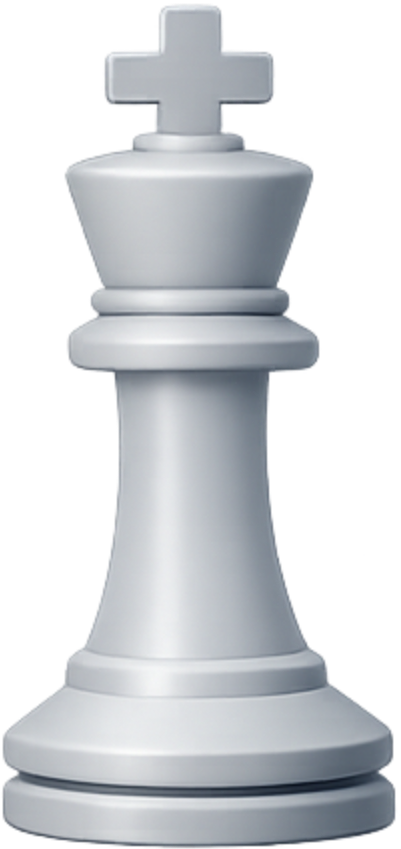
#> input picture assets/pieces/classic_3d/king.png, 401 x 849 px
$ python -i ui_screen.py   (imports and definitions only)
#> lines starting #> are read from the running program, lines starting #| are printed output that depends on the picture; after the words box and inside, x2 and y2 are one past the last pixel; in counts of white or black regions, pixels touching at a corner belong together
### app/paths.py
"""Path helpers for source runs and PyInstaller builds."""
from __future__ import annotations

import os
import sys
from pathlib import Path


APP_NAME = "Chess Studio"
PROJECT_ROOT = Path(__file__).resolve().parent.parent


def resource_path(*parts: str) -> Path:
    """Return a bundled read-only resource path."""
    if getattr(sys, "frozen", False) and hasattr(sys, "_MEIPASS"):
        return Path(sys._MEIPASS).joinpath(*parts)
    return PROJECT_ROOT.joinpath(*parts)


def user_data_path(*parts: str) -> Path:
    """Return a writable app data path, preserving source-run save locations."""
    if not getattr(sys, "frozen", False):
        return PROJECT_ROOT.joinpath(*parts)

    if sys.platform == "win32":
        base = Path(os.environ.get("APPDATA", Path.home() / "AppData" / "Roaming"))
    elif sys.platform == "darwin":
        base = Path.home() / "Library" / "Application Support"
    else:
        base = Path(os.environ.get("XDG_DATA_HOME", Path.home() / ".local" / "share"))

    return base / APP_NAME / Path(*parts)

### app/ui_screen.py
"""Tkinter screen layouts and interaction handlers for the chess UI."""
from __future__ import annotations

import platform
import time
import tkinter as tk
from pathlib import Path
from tkinter import messagebox

try:
    from PIL import Image, ImageChops, ImageDraw, ImageFilter, ImageOps, ImageTk

    PIL_AVAILABLE = True
except ImportError:
    Image = None
    ImageChops = None
    ImageDraw = None
    ImageFilter = None
    ImageOps = None
    ImageTk = None
    PIL_AVAILABLE = False

from app.persistence import has_saved_match
from app.paths import resource_path
from app.scoreboard import rank_window
from app.sound import play_sound
from game.ai import (
    AI_DIFFICULTY_LABELS,
    choose_ai_move_for_difficulty,
    normalize_ai_difficulty,
)
from game.board import piece_at
from game.coords import Coord, FILES, index_to_algebraic
from game.game_models import MoveRecord
from game.pieces import PROMOTION_CHOICES
from game.variants import GAME_VARIANT_LABELS, normalize_game_variant
from game.rules import (
    find_king,
    is_in_check,
    is_promotion_move,
    legal_moves_for_piece,
    make_move,
    piece_belongs_to_player,
)


SCREEN_BG = "#0D0A07"
CARD_BG = "#130D09"
PANEL_BG = "#19110B"
PANEL_SOFT_BG = "#21160E"
PANEL_DEEP_BG = "#120C08"
LIGHT_SQUARE = "#D8B56A"
DARK_SQUARE = "#4A2A0A"
SELECTED_SQUARE = "#C88A34"
MOVE_HINT_SQUARE = "#BBA067"
LAST_MOVE_FROM_SQUARE = "#826A43"
LAST_MOVE_TO_SQUARE = "#B0713B"
CHECK_SQUARE = "#9F3C2F"
TEXT_PRIMARY = "#F1DFC0"
TEXT_MUTED = "#C9B89A"
TEXT_SOFT = "#9F8B68"
BUTTON_BG = "#7D531F"
BUTTON_ALT_BG = "#2A1A0E"
BUTTON_SUCCESS_BG = "#3C2713"
BUTTON_DANGER_BG = "#5A1F18"
BORDER_COLOR = "#58412A"
NEON_BLUE = "#6E5A42"
NEON_CYAN = "#8D7353"
NEON_ORANGE = "#A66F2A"
NEON_GOLD = "#C89743"
NEON_RED = "#9F3C2F"
MIN_SQUARE_SIZE = 42
MAX_SQUARE_SIZE = 104
DEFAULT_SQUARE_SIZE = 64
ASSET_PIECE_DIR = resource_path("assets", "pieces")
CLASSIC_3D_DIR = ASSET_PIECE_DIR / "classic_3d"
VISIBLE_ALPHA_THRESHOLD = 24
COORD_TEXT = "#BCA884"
THEME_PANEL_BG = "#21160E"
THEME_CARD_BG = "#24180F"
THEME_CARD_ACTIVE_BG = "#5C3A18"
MODE_CARD_BG = "#24180F"
MODE_CARD_ACTIVE_BG = "#67461D"
BUTTON_DISABLED_BG = "#5C5750"
BUTTON_DISABLED_FG = "#C9C1B5"
PRIMARY_FONT_FAMILY = {
    "Darwin": "Helvetica Neue",
    "Windows": "Segoe UI",
    "Linux": "DejaVu Sans",
}.get(platform.system(), "Arial")
MONO_FONT_FAMILY = {
    "Darwin": "Menlo",
    "Windows": "Consolas",
    "Linux": "DejaVu Sans Mono",
}.get(platform.system(), "Courier New")
THEME_PRESETS = {
    "classic": {
        "label": "Black & White",
        "white_low": "#B8B8B8",
        "white_high": "#C4C4C4",
        "black_low": "#080808",
        "black_high": "#242424",
    },
    "wood": {
        "label": "Natural Wood",
        "white_low": "#8A4F18",
        "white_high": "#A86A2A",
        "black_low": "#241006",
        "black_high": "#4F240F",
    },
    "royal": {
        "label": "Gold",
        "white_low": "#7A4D0D",
        "white_high": "#A8751F",
        "black_low": "#3A2506",
        "black_high": "#65400D",
    },
    "forest": {
        "label": "Ivory",
        "white_low": "#A89262",
        "white_high": "#BCA875",
        "black_low": "#6F4F26",
        "black_high": "#8C6735",
    },
    "frost": {
        "label": "Silver",
        "white_low": "#8A8A8A",
        "white_high": "#A3A3A3",
        "black_low": "#333333",
        "black_high": "#5A5A5A",
    },
    "ruby": {
        "label": "Ruby",
        "white_low": "#3A0811",
        "white_high": "#B8324C",
        "black_low": "#160205",
        "black_high": "#5F1020",
    },
    "mint": {
        "label": "Emerald",
        "white_low": "#0B4A2B",
        "white_high": "#24985A",
        "black_low": "#041E13",
        "black_high": "#0F5C35",
    },
    "ember": {
        "label": "Copper",
        "white_low": "#6A2E0F",
        "white_high": "#9A4F22",
        "black_low": "#241006",
        "black_high": "#4F210D",
    },
}
THEME_ALIASES = {
    "black_white": "classic",
    "natural_wood": "wood",
    "gold": "royal",
    "ivory": "forest",
    "silver": "frost",
    "emerald": "mint",
    "copper": "ember",
}
BOARD_THEME_PRESETS = {
    "monochrome": {
        "label": "Black & White",
        "light": "#E8E8E8",
        "dark": "#2B2B2B",
    },
    "classic": {
        "label": "Classic",
        "light": "#F1E6C8",
        "dark": "#6F8F72",
    },
    "walnut": {
        "label": "Walnut",
        "light": "#E6C89F",
        "dark": "#7A4A2B",
    },
    "slate": {
        "label": "Slate",
        "light": "#D8E0E8",
        "dark": "#53687D",
    },
    "rosewood": {
        "label": "Rosewood",
        "light": "#EFD1CF",
        "dark": "#8F5662",
    },
    "desert": {
        "label": "Desert",
        "light": "#F0D69B",
        "dark": "#A87332",
    },
    "ocean": {
        "label": "Ocean",
        "light": "#D8EEF8",
        "dark": "#356F9A",
    },
}
BOARD_THEME_ALIASES = {
    "black_white": "monochrome",
}


def clamp_int(value: int, minimum: int, maximum: int) -> int:
    """Clamp one integer into an inclusive range."""
    return max(minimum, min(maximum, value))


# [42 lines left out: functions blend_hex, ui_font, compute_board_metrics, not called in this run]


def normalize_theme_name(theme_name: str) -> str:
    """Return a known theme name, falling back to the default."""
    normalized_name = THEME_ALIASES.get(theme_name, theme_name)
    return normalized_name if normalized_name in THEME_PRESETS else "classic"


# [10 lines left out: functions normalize_board_theme_name, get_board_square_colors, not called in this run]


def _tint_piece_image(image: Image.Image, low_color: str, high_color: str) -> Image.Image:
    """Tint the grayscale piece art while preserving alpha transparency."""
    alpha_channel = image.getchannel("A")
    grayscale = ImageOps.grayscale(image)
    tinted = ImageOps.colorize(grayscale, black=low_color, white=high_color).convert("RGBA")
    tinted.putalpha(alpha_channel)
    return tinted


# [29 lines left out: functions _hex_to_rgb, _relative_luminance, _contrast_ratio, not called in this run]


def _widen_piece_image(piece_image: Image.Image, icon_size: int) -> Image.Image:
    """Slightly widen thin pieces so they read better on the board."""
    if Image is None:
        return piece_image
    resampling = getattr(Image, "Resampling", Image)
    target_width = min(icon_size, max(piece_image.width, int(round(piece_image.width * 1.10))))
    if target_width <= piece_image.width:
        return piece_image
    return piece_image.resize((target_width, piece_image.height), resampling.LANCZOS)


# [8 lines left out: function _outlined_piece_image, not called in this run]


def _piece_contrast_variant(theme_name: str, piece_color: str, square_bg: str) -> str:
    """Always use the clean base image. No extra outline/shade."""
    return "base"


def _prepare_themed_piece_image(
    theme_name: str,
    color: str,
    kind: str,
    icon_size: int,
) -> Image.Image | None:
    """Load, crop, tint, and scale one piece image for a theme."""
#> called with theme_name = '../assets/pieces/classic_3d/bishop.png', color = 'white', kind = 'king', icon_size = 57
    theme = THEME_PRESETS[normalize_theme_name(theme_name)]
    candidate_names = (
        f"{kind}.png",
        f"{kind} {color}.png",
        f"{kind}_{color}.png",
    )
    candidate_dirs = (
        CLASSIC_3D_DIR,
        ASSET_PIECE_DIR,
    )

    image_path: Path | None = None
    for directory in candidate_dirs:
        for name in candidate_names:
            candidate = directory / name
            if candidate.exists():
                image_path = candidate
                break
        if image_path is not None:
            break

    if image_path is None:
        return None

    resampling = getattr(Image, "Resampling", Image)
    image = Image.open(image_path).convert("RGBA")
#> image is the input picture: PIL image 401x849 RGBA; mean R, G, B, A 92.1, 95.1, 98.5, 131.2

    alpha_channel = image.getchannel("A")
    visible_mask = alpha_channel.point(
        lambda alpha: 255 if alpha >= VISIBLE_ALPHA_THRESHOLD else 0
    )
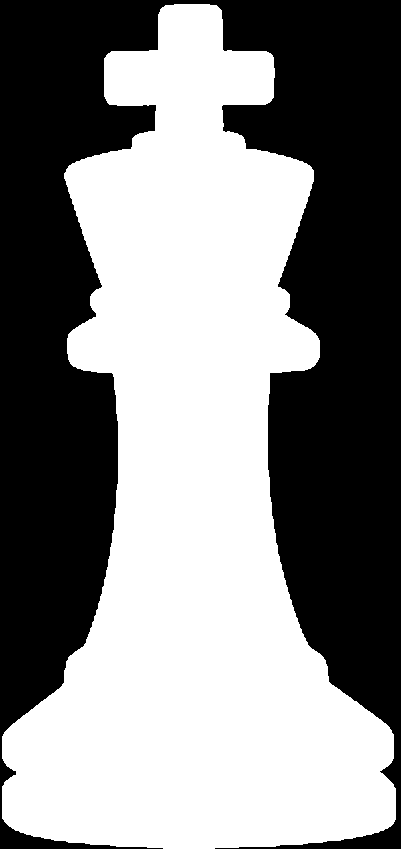
#> visible_mask: PIL image 401x849 L; 52.7% white; 1 black region, box (x1, y1, x2, y2) and area: (0, 0, 401, 849) 161150
    visible_box = visible_mask.getbbox() or alpha_channel.getbbox()
#> visible_box = (2, 4, 396, 849)

    if visible_box is not None:
        image = image.crop(visible_box)
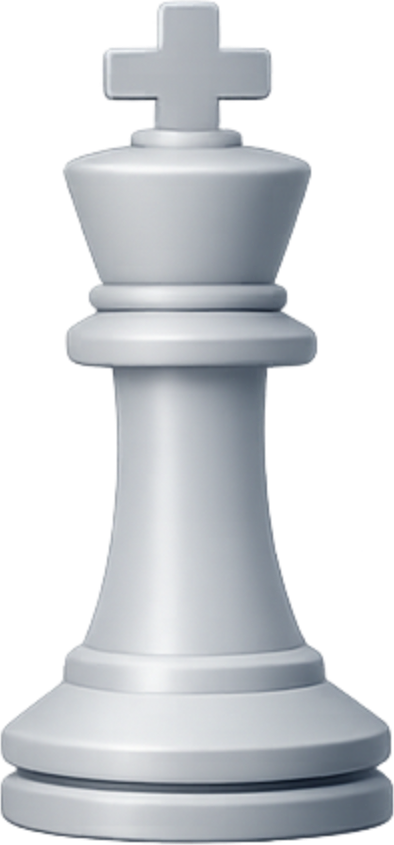
#> image: PIL image 394x845 RGBA; mean R, G, B, A 94.1, 97.2, 100.7, 134.1; transparent parts drawn white

    image = _tint_piece_image(
        image,
        theme[f"{color}_low"],
        theme[f"{color}_high"],
    )
#> in _tint_piece_image, `grayscale = ImageOps.grayscale(image)`:
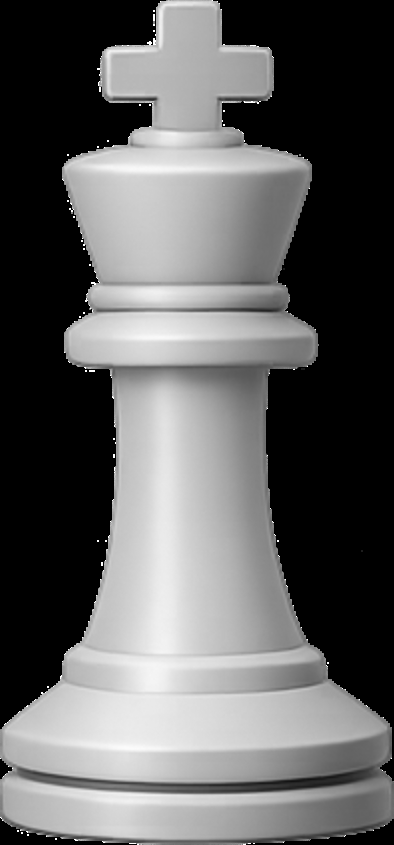
#> grayscale: PIL image 394x845 L; min 0, max 255, mean 96.7
#> in _tint_piece_image, `tinted = ImageOps.colorize(grayscale, black=low_color, white=high_colo..`:
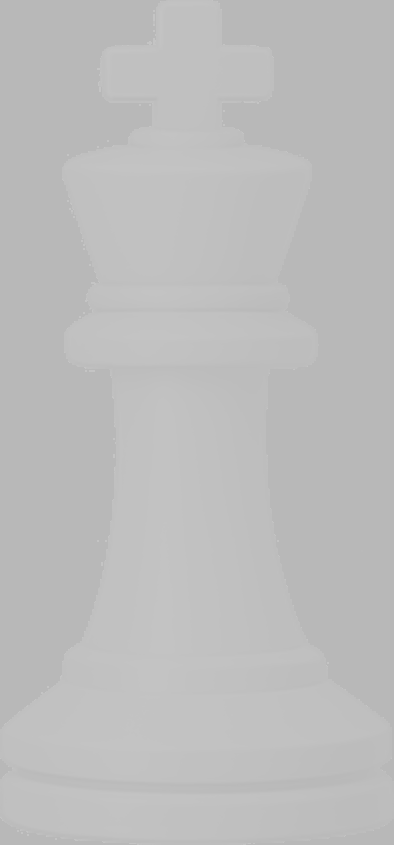
#> tinted: PIL image 394x845 RGBA; mean R, G, B, A 188.3, 188.3, 188.3, 255
#> in _tint_piece_image, `tinted.putalpha(alpha_channel)`:
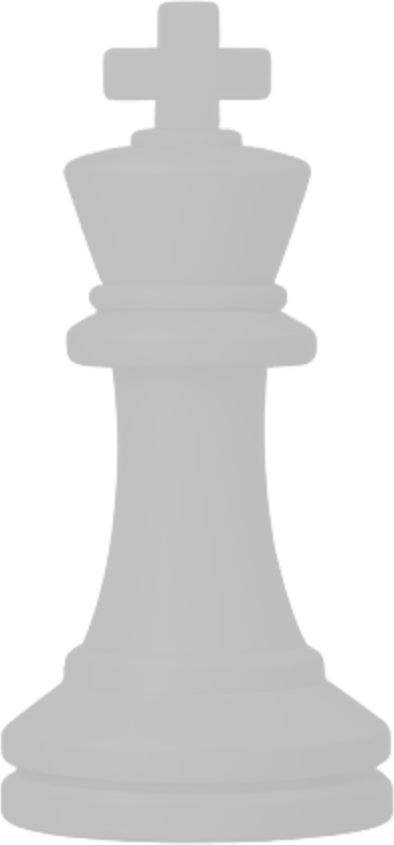
#> tinted: PIL image 394x845 RGBA; mean R, G, B, A 188.3, 188.3, 188.3, 134.1; transparent parts drawn white

    image.thumbnail((icon_size, icon_size), resampling.LANCZOS)
#> image: PIL image 27x57 RGBA
    return _widen_piece_image(image, icon_size)
#> in _widen_piece_image, `return piece_image.resize((target_width, piece_image.height), resampli..`:
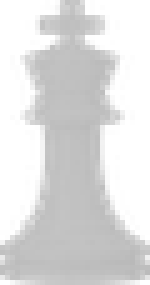
#> returned value: PIL image 30x57 RGBA (shown 5 times larger); mean R, G, B, A 131.7, 131.7, 131.7, 134.5; transparent parts drawn white


def load_piece_images(
    theme_name: str,
    square_size: int = DEFAULT_SQUARE_SIZE,
    icon_size: int | None = None,
) -> dict[tuple[str, str] | tuple[str, str, str], ImageTk.PhotoImage]:
    """Load clean piece art with no outline and no shadow."""
    if not PIL_AVAILABLE:
        return {}

    if icon_size is None:
        icon_size = clamp_int(int(square_size * 0.90), 32, 78)

    images: dict[tuple[str, str] | tuple[str, str, str], ImageTk.PhotoImage] = {}

    for color in ("white", "black"):
        for kind in ("king", "queen", "rook", "bishop", "knight", "pawn"):
            piece_image = _prepare_themed_piece_image(theme_name, color, kind, icon_size)

            if piece_image is None:
                continue

            canvas = Image.new("RGBA", (square_size, square_size), (0, 0, 0, 0))
#> canvas: PIL image 64x64 RGBA; every value is 0

            offset_x = (square_size - piece_image.width) // 2
#> offset_x = 17
            offset_y = square_size - piece_image.height - max(2, square_size // 14)
#> offset_y = 3

            canvas.paste(piece_image, (offset_x, offset_y), piece_image)
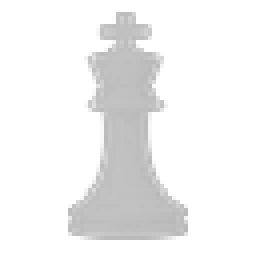
#> canvas: PIL image 64x64 RGBA (shown 4 times larger); mean R, G, B, A 42.5, 42.5, 42.5, 53.5; transparent parts drawn white

            photo_image = ImageTk.PhotoImage(canvas)

            images[(color, kind)] = photo_image
            images[(color, kind, "base")] = photo_image

    return images


# [105 lines left out: functions load_piece_art, load_theme_preview_images, load_board_preview_images, make_empty_square_image, not called in this run]


class ColorButton(tk.Label):
    """Custom clickable label that keeps app colors consistent across platforms."""

    # [75 lines left out: functions __init__, _on_click, _on_enter, _on_leave, configure, not called in this run]

    config = configure

    # [203 lines left out: functions cget, _apply_visual_state, make_button, make_coord_label, make_surface, format_move_history and 9 more, not called in this run]


class WelcomeScreen(tk.Frame):
    """Warm animated main menu for the chess studio."""

    # [846 lines left out: functions __init__, _draw_visible_board_background, _make_neon_panel, _setup_label, _mode_button, _draw_tournament_preview and 5 more, not called in this run]

    def _toggle_sound(self) -> None:
        """Toggle optional sound effects without playing audio on the setup screen."""
        self.app.toggle_sound_enabled()

    # [136 lines left out: functions refresh, _draw_rank_progress, _load_saved_match, _confirm_reset_saved_data, not called in this run]


class GameScreen(tk.Frame):
    """Main board screen for the starter chess prototype."""

    # [747 lines left out: functions __init__, _build_board, _on_configure, _apply_responsive_layout, _make_square_image, _set_history_text and 9 more, not called in this run]

    def _get_ai_color(self) -> str:
        """Return the computer side for the current AI game."""
        return "black" if self.app.state.ai_player_color == "white" else "white"

    # [102 lines left out: functions _is_ai_turn, _update_timer_display, _tick_timer, _start_timer_tick, _switch_timer_to_current_turn, _apply_timer_elapsed and 2 more, not called in this run]


class ResultScreen(tk.Frame):
    """Simple result screen reserved for end-of-match flow."""

    # [114 lines left out: functions __init__, refresh, _confirm_reset_saved_data, not called in this run]

>>> result = load_piece_images('../assets/pieces/classic_3d/bishop.png')
#> result = 12 items
